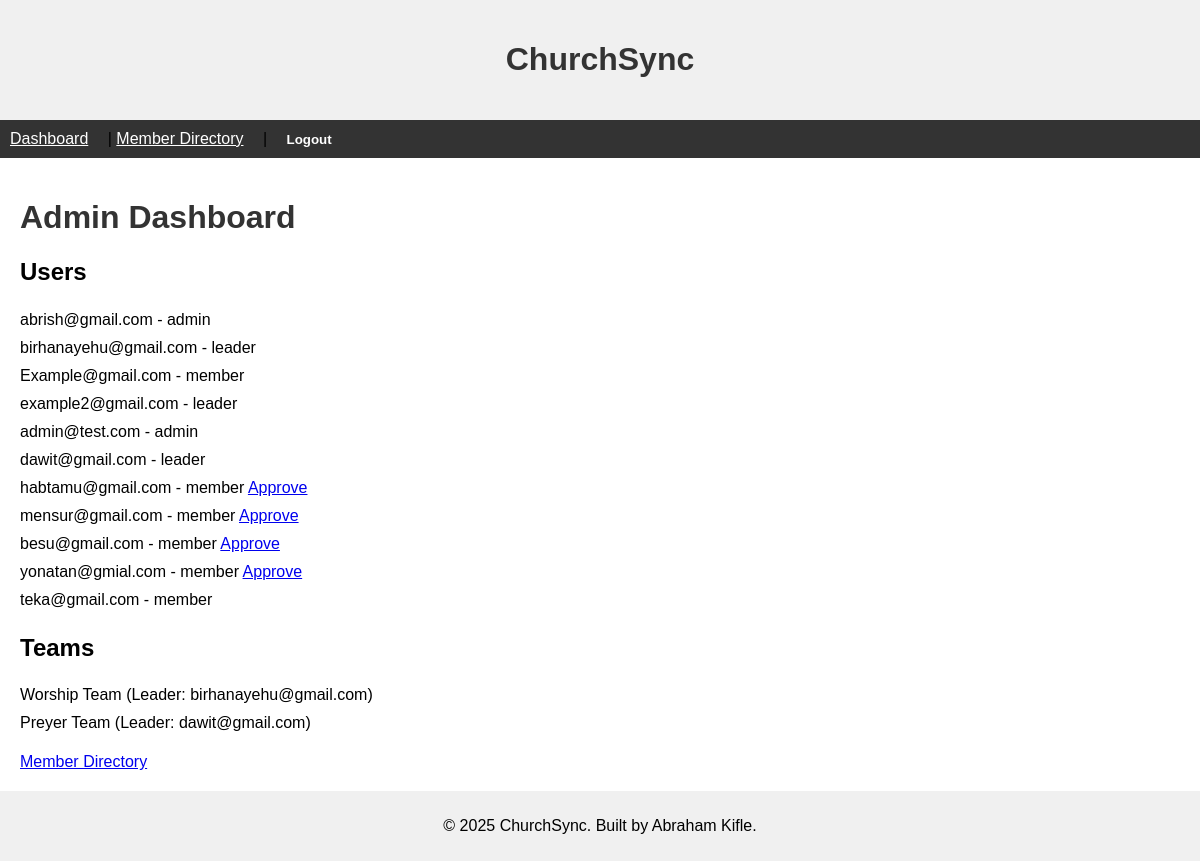
Before: /dashboard/admin/ (signed in) with the older database file.
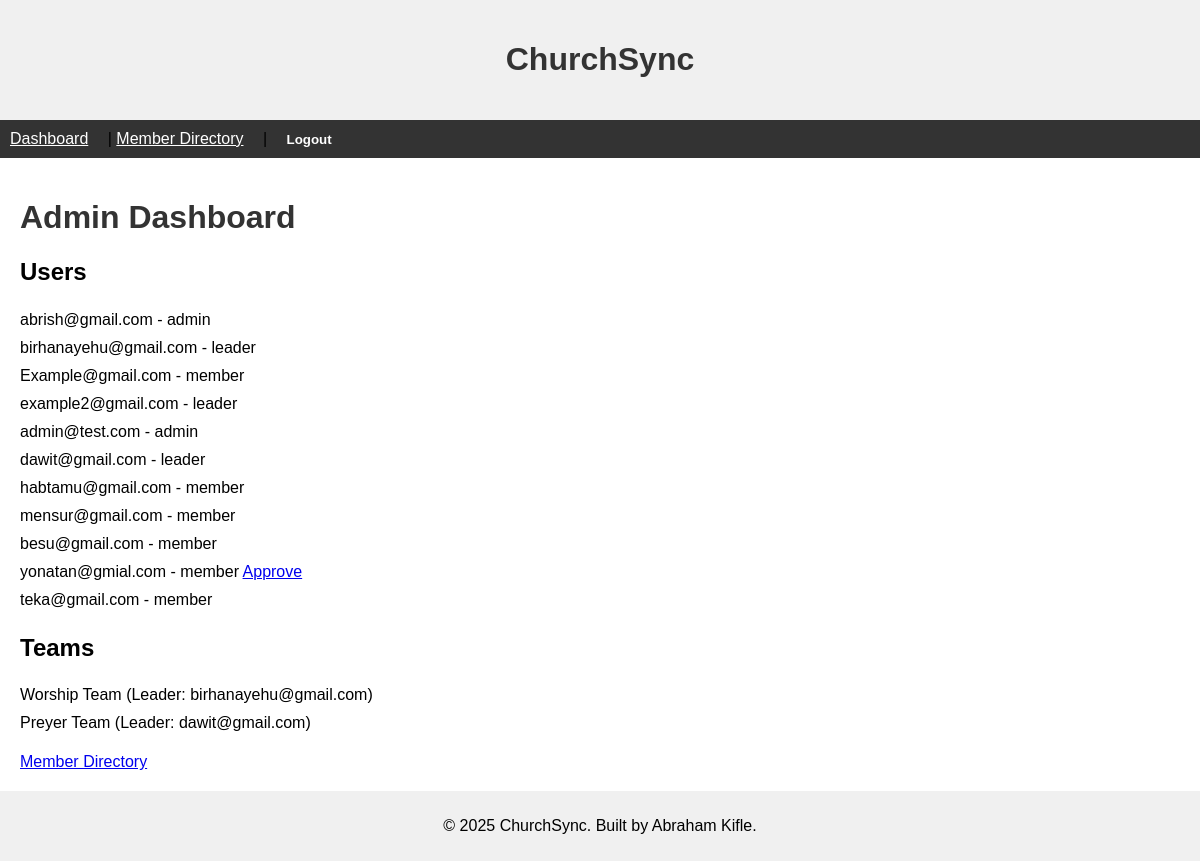
After: the same page with the newer database file.
### users/models.py (models this page shows, shortened)
class User(AbstractUser):
    username = None  # No username - using email instead
    email = models.EmailField(unique=True)  # Email is the ID, no repeats
    role = models.CharField(max_length=20, choices=[('admin', 'Admin'), ('leader', 'Leader'), ('member', 'Member')], default='member')
    is_approved = models.BooleanField(default=False)  # New users need approval
    objects = UserManager()  # Use my manager
    USERNAME_FIELD = 'email'  # Login with email
    REQUIRED_FIELDS = []  # Just email and password needed

### users/views.py (the view)
# urls.py: path('dashboard/admin/', admin_dashboard, name='admin_dashboard'),  # Admin dashboard
def admin_dashboard(request):
    if not request.user.is_authenticated or request.user.role != 'admin':
        return redirect('login')
    users = User.objects.all()  # Grab all users
    teams = Team.objects.all()  # Grab all teams
    return render(request, 'admin_dashboard.html', {'users': users, 'teams': teams})

### templates/admin_dashboard.html (shortened to what this page needs)
{% extends 'base.html' %}
{% block content %}
    <h1>Admin Dashboard</h1>
    <h2>Users</h2>
    <ul>
        {% for user in users %}
            <li>{{ user.email }} - {{ user.role }}
                {% if not user.is_approved %}
                    <a href="{% url 'approve_user' user.id %}">Approve</a>
                {% endif %}
            </li>
        {% endfor %}
    </ul>
    <h2>Teams</h2>
    <ul>
        {% for team in teams %}
            <li>{{ team.name }} (Leader: {{ team.leader.email }})</li>
        {% endfor %}
    </ul>
    <a href="{% url 'member_directory' %}">Member Directory</a>
{% endblock %}

Changed rows visible on the page:
changed User "habtamu@gmail.com": no longer shows "Approve"
changed User "mensur@gmail.com": no longer shows "Approve"
changed User "besu@gmail.com": no longer shows "Approve"
